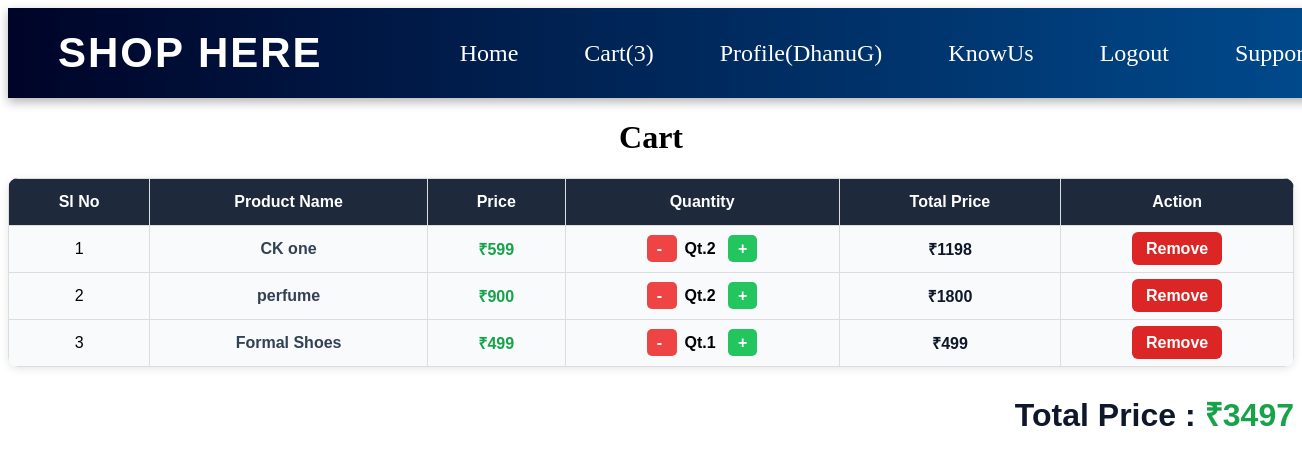
Page /cart/ (signed in) on the committed database.
### base/models.py (models this page shows)
class cartmodel(models.Model):
    pname = models.CharField(max_length=20)
    price = models.IntegerField()
    pcategory =models.CharField(max_length=30)
    pqauntity = models.IntegerField(default=1)
    total_price = models.IntegerField()
    host = models.ForeignKey(User,on_delete=models.CASCADE)

### base/views.py (the view)
# urls.py: path('cart/',cart,name='cart'),
@login_required(login_url='login_')
def cart (request):
    cart_products = cartmodel.objects.filter(host=request.user).count()
    cart_product = cartmodel.objects.filter(host=request.user)
    TA = 0
    for i in cart_product :
        TA+=i.total_price
    return render(request,'cart.html',{'cart_product':cart_product,'TA':TA,'cart_products':cart_products})

### base/templates/cart.html
{% extends 'main.html' %}
{% block abc %}
<center>
    <h1>Cart</h1>
    <table style="width:100%; border-collapse:collapse; font-family:Arial, sans-serif; margin-top:20px; box-shadow:0 2px 8px rgba(0,0,0,0.1); border-radius:10px; overflow:hidden;">
    <tr style="background-color:#1e293b; color:white; text-align:center;">
        <th style="padding:14px; border:1px solid #ddd;">Sl No</th>
        <th style="padding:14px; border:1px solid #ddd;">Product Name</th>
        <th style="padding:14px; border:1px solid #ddd;">Price</th>
        <th style="padding:14px; border:1px solid #ddd;">Quantity</th>
        <th style="padding:14px; border:1px solid #ddd;">Total Price</th>
        <th style="padding:14px; border:1px solid #ddd;">Action</th>
    </tr>
    {% for i in cart_product %}
    <tr style="text-align:center; background-color:#f8fafc;">
        <td style="padding:12px; border:1px solid #ddd;">
            {{forloop.counter}}
        </td>
        <td style="padding:12px; border:1px solid #ddd; font-weight:bold; color:#334155;">
            {{i.pname}}
        </td>
        <td style="padding:12px; border:1px solid #ddd; color:#16a34a; font-weight:bold;">
            ₹{{i.price}}
        </td>
        <td style="padding:12px; border:1px solid #ddd;">
            <a href="{% url 'decrease' i.id %}"
               style="text-decoration:none; background:#ef4444; color:white; padding:5px 10px; border-radius:5px; font-weight:bold; margin-right:8px;">
               -
            </a>
            <span style="font-weight:bold; font-size:16px;">
                Qt.{{i.pqauntity}}
            </span>
            <a href="{% url 'increase' i.id %}"
               style="text-decoration:none; background:#22c55e; color:white; padding:5px 10px; border-radius:5px; font-weight:bold; margin-left:8px;">
               +
            </a>
        </td>
        <td style="padding:12px; border:1px solid #ddd; font-weight:bold; color:#0f172a;">
            ₹{{i.total_price}}
        </td>
        <td style="padding:12px; border:1px solid #ddd;">
            <a href="{% url 'delete_' i.id %}"
               style="text-decoration:none; background:#dc2626; color:white; padding:8px 14px; border-radius:6px; font-weight:bold;">
               Remove
            </a>
        </td>
    </tr>
    {% endfor %}
</table>
<h1 style="margin-top:25px; text-align:right; color:#0f172a; font-family:Arial, sans-serif;">
    Total Price :
    <span style="color:#16a34a;">₹{{TA}}</span>
</h1>
</center>
{% endblock %}

### templates/nav.html (shortened to what this page needs)
{% load static %}
<!DOCTYPE html>
<html lang="en">
<head>
    <link rel="stylesheet" href="{% static 'style.css' %}">
</head>
<body>
  <nav class="navbar">
    <div class="logo">SHOP HERE</div>
    <ul class="nav-links">
        {% if user.is_authenticated %}
        <li><a href="{% url 'home' %}">Home</a></li>
        <li><a href="{% url 'cart' %}">Cart({{cart_products}})</a></li>
        <li><a href="{% url 'profile_' %}">Profile({{request.user.username}})</a></li>
        <li><a href="#">KnowUs</a></li>
        <li><a href="{% url 'logout_' %}">Logout</a></li>
        <li><a href="">Support</a></li>
        {% else %}
        <li><a href="#">KnowUs</a></li>
        <li><a href="">Support</a></li>
        <li><a href="{% url 'home' %}">Home</a></li>
        <li><a href="{% url 'login_' %}">Login</a></li>
        <li><a href="{% url 'register' %}">Register</a></li>
        {% endif %}
    </ul>
</nav>
</body>
</html>

### static/style.css (style rules this page uses)
nav { position:sticky; width: 100%; height: 90px; background: linear-gradient(90deg, #000428, #004e92); display: flex; justify-content: space-between; align-items: center; padding: 0 50px; box-shadow: 0 4px 10px rgba(0,0,0,0.3); }
nav .logo { color: white; font-size: 42px; font-weight: bold; letter-spacing: 2px; font-family: Arial, sans-serif; }
nav ul { list-style: none; display: flex; align-items: center; }
nav ul li { margin: 0 18px; }
nav ul li a { text-decoration: none; color: white; font-size: 24px; font-weight: 500; padding: 10px 15px; border-radius: 8px; transition: 0.3s; }

### rows in the picture
cartmodel: pname "CK one", price "599", pqauntity "2", total_price "1198"
cartmodel: pname "perfume", price "900", pqauntity "2", total_price "1800"
cartmodel: pname "Formal Shoes", price "499", pqauntity "1", total_price "499"

### other values in the picture
{{ cart_products }} "3"
{{ request.user.username }} "DhanuG"
{{ TA }} "3497"
